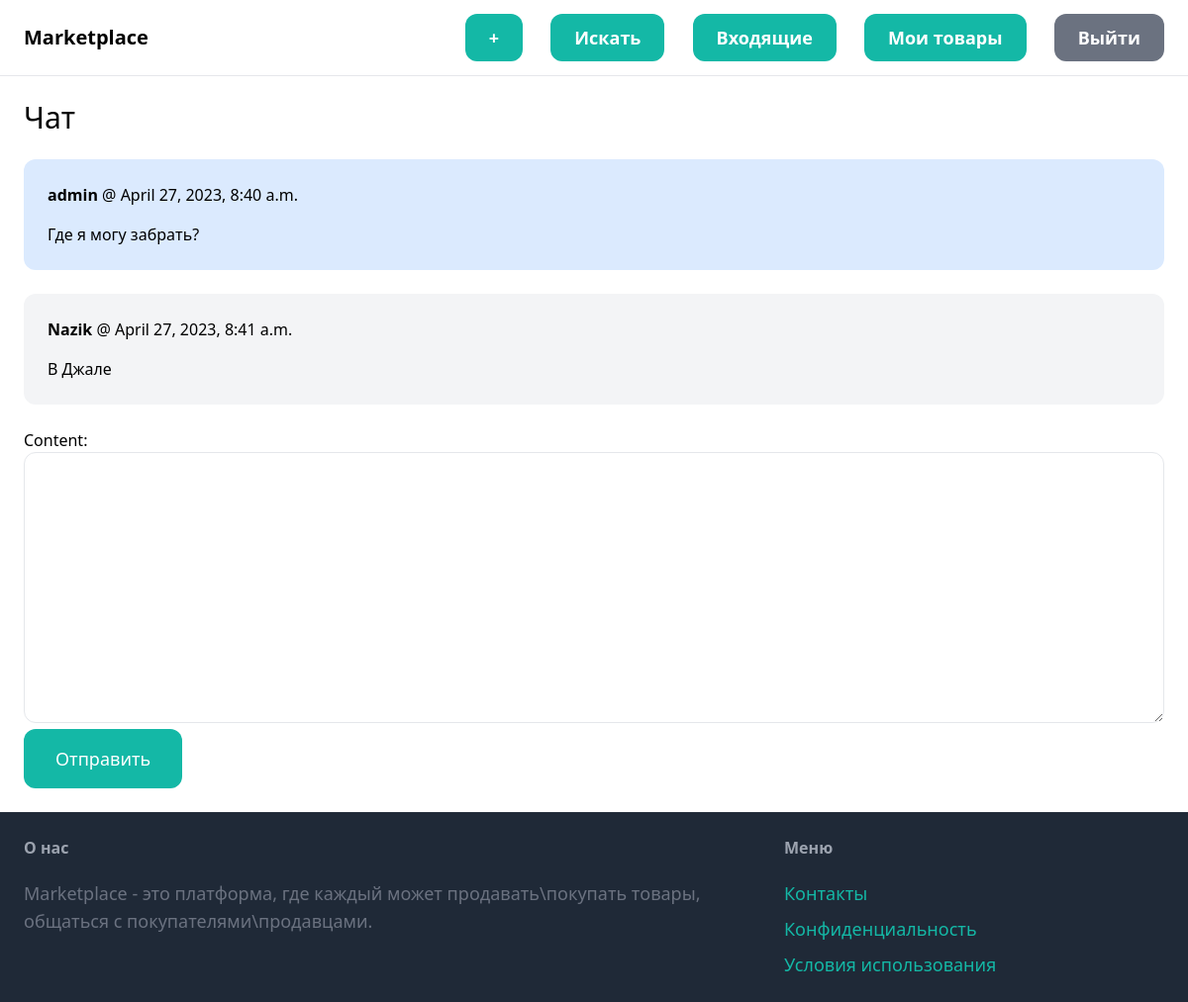
The app's page /inbox/4/ (signed in) with its own data.
### conversation/models.py (models this page shows)
class ConversationMessage(models.Model):
    conversation = models.ForeignKey(Conversation, related_name='messages', on_delete=models.CASCADE)
    content = models.TextField()
    created_at = models.DateTimeField(auto_now_add=True)
    created_by = models.ForeignKey(User, related_name='created_messages', on_delete=models.CASCADE)

### conversation/views.py (the view)
# urls.py: path('<int:pk>/', views.detail, name='detail'),
@login_required
def detail(request, pk):
    conversation = Conversation.objects.filter(members__in=[request.user.id]).get(pk=pk)
    if request.method == 'POST':
        form = ConversationMessageForm(request.POST)
        if form.is_valid():
            conversation_message = form.save(commit=False)
            conversation_message.conversation = conversation
            conversation_message.created_by = request.user
            conversation_message.save()
            conversation.save()
            return redirect('conversation:detail', pk=pk)
    else:
        form = ConversationMessageForm()
    return render(request, 'conversation/detail.html', {
        'conversation': conversation,
        'form': form
    })

### conversation/forms.py
class ConversationMessageForm(forms.ModelForm):
    class Meta:
        model = ConversationMessage
        fields = ('content',)
        widgets = {
            'content': forms.Textarea(attrs={
                'class': 'w-full py-4 px-6 rounded-xl border'
            })
        }

### conversation/templates/conversation/detail.html (shortened to what this page needs)
{% extends 'core/base.html' %}
{% block content %}
<h1 class="mb-6 text-3xl">Чат</h1>
<div class="space-y-6">
    {% for message in conversation.messages.all %}
        <div class="p-6 flex {% if message.created_by == request.user %}bg-blue-100{% else %}bg-gray-100{% endif %} rounded-xl">
            <div>
                <p class="mb-4"><strong>{{ message.created_by.username }}</strong> @ {{ message.created_at }}</p>
                <p>{{ message.content }}</p>
            </div>
        </div>
    {% endfor %}
</div>
<form method="post" action="." class="mt-6">
    {{ form.as_p }}
    <button class="py-4 px-8 text-lg bg-teal-500 hover:bg-teal-700 rounded-xl text-white">Отправить</button>
</form>
{% endblock %}

### records on screen
ConversationMessage: created_by.username "admin", created_at "April 27, 2023, 8:40 a.m.", content "Где я могу забрать?"
ConversationMessage: created_by.username "Nazik", created_at "April 27, 2023, 8:41 a.m.", content "В Джале"
